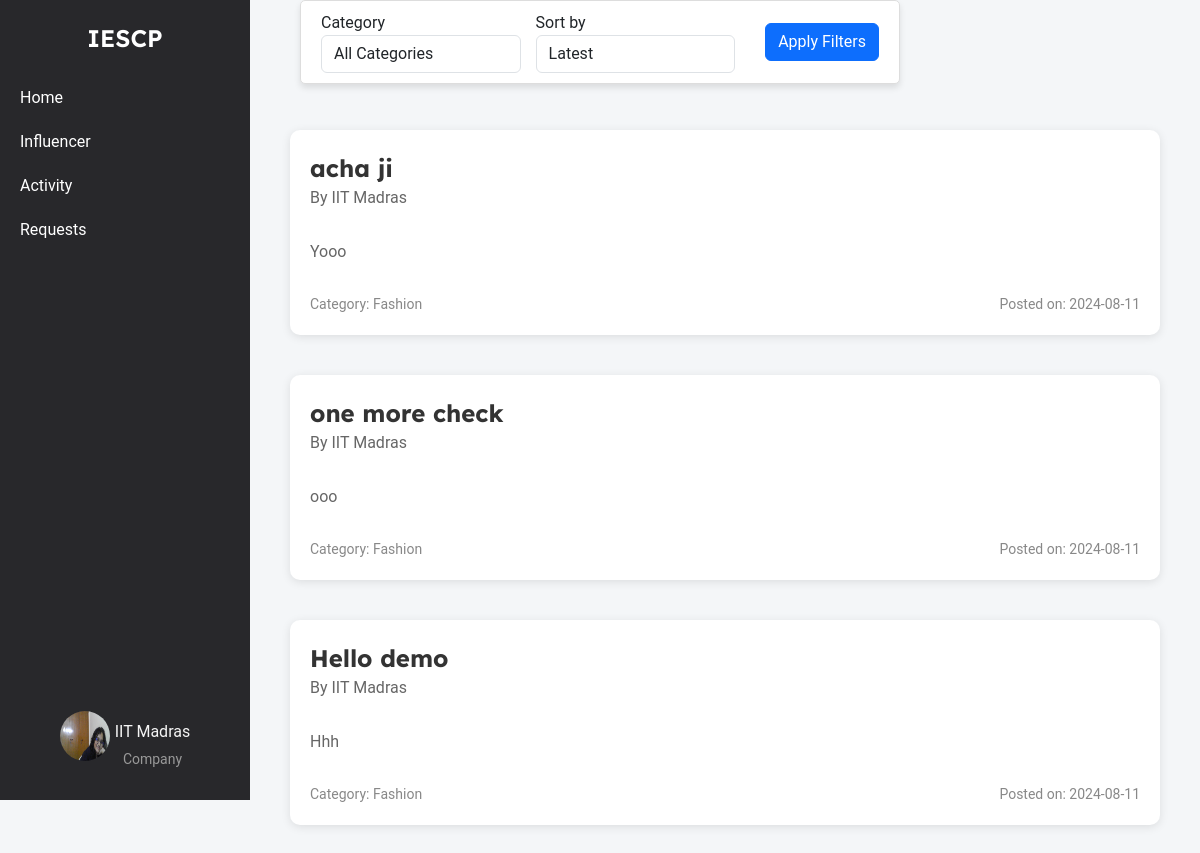
/company/home (signed in), run on an earlier commit of the app's database.
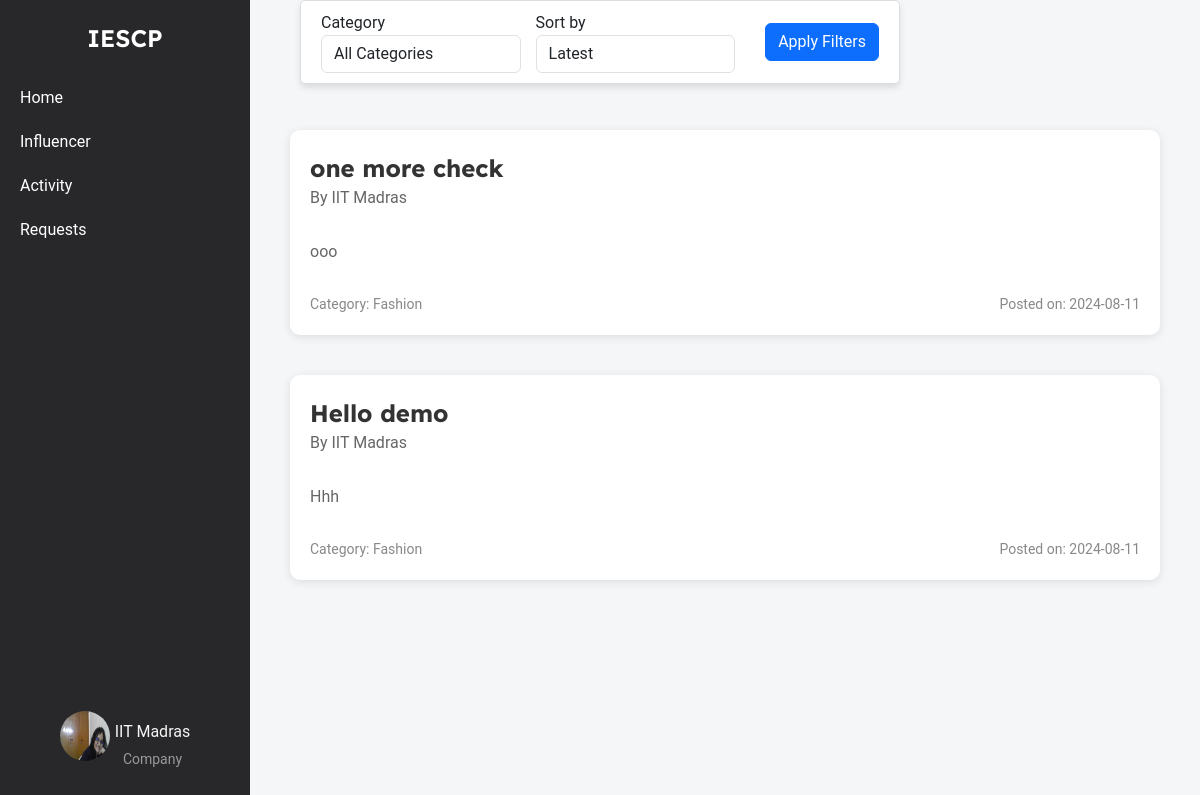
And on a later commit of the database.
### models.py (models this page shows, shortened)
class Campaign(db.Model):
    __tablename__ = 'campaign'
    id = db.Column(db.Integer, primary_key=True)
    title = db.Column(db.String(200), nullable=False)
    description = db.Column(db.Text, nullable=False)
    budget = db.Column(db.Float, nullable=False)
    start_date = db.Column(db.Date, nullable=False)
    end_date = db.Column(db.Date, nullable=False)
    company_id = db.Column(db.Integer, db.ForeignKey('company.id'), nullable=False)
    admin_id = db.Column(db.Integer, db.ForeignKey('admin.id'), nullable=False, default=1)
    status = db.Column(db.String(50), nullable=False, default='pending')
    category = db.Column(db.String(255), nullable=False)
    created_at = db.Column(db.DateTime, nullable=False, default=datetime.utcnow)
    visibility = db.Column(db.String(50), nullable=False, default='public')
    influencers = db.relationship('Influencer', secondary=influencer_campaign_association, back_populates='campaigns')
    is_flag = db.Column(db.Boolean, nullable=False, default=False)

class Company(db.Model):
    __tablename__ = 'company'
    id = db.Column(db.Integer, primary_key=True)
    company_name = db.Column(db.String(100), nullable=False)
    username = db.Column(db.String(50), unique=True, nullable=False)
    email = db.Column(db.String(120), unique=True, nullable=False)
    password_hash = db.Column(db.String(128), nullable=False)
    phone_number = db.Column(db.String(20), nullable=False)
    address = db.Column(db.String(200), nullable=False)
    industry = db.Column(db.String(100), nullable=False)
    other_industry = db.Column(db.String(100), nullable=True)
    website = db.Column(db.String(200), nullable=False)
    description = db.Column(db.Text, nullable=False)
    social_media_link = db.Column(db.String(200), nullable=False)
    logo = db.Column(db.String(200), nullable=False)
    campaigns = db.relationship('Campaign', backref='company', lazy=True)

### company_routes.py (the view)
@app.route('/company/home', methods=['GET'])
@company_auth_required
def company_home():
    user = Company.query.get(session['company_id'])
    selected_category = request.args.get('category', '')
    selected_sort = request.args.get('sort', 'latest')
    campaigns_query = Campaign.query.filter_by(visibility='public').filter(Campaign.is_flag == False).filter(Campaign.status != 'done')
    if selected_category:
        campaigns_query = campaigns_query.filter_by(category=selected_category)
    if selected_sort == 'oldest':
        campaigns = campaigns_query.order_by(Campaign.created_at.asc()).all()
    else:
        campaigns = campaigns_query.order_by(Campaign.created_at.desc()).all()
    categories = [
        "Fashion",
        "Beauty",
        "Fitness and health",
        "Travel",
        "Food and beverage",
        "Lifestyle",
        "Finance",
        "Automotive",
        "Entertainment",
        "Education",
        "Business",
        "Art and design",
        "Sports",
        "Sustainability and environmental",
        "Politics and social issues"
    ]
    return render_template('company_home.html', campaigns=campaigns, categories=categories, selected_category=selected_category, selected_sort=selected_sort, user=user)

### company_routes.py (called while the page is built)
def company_auth_required(func):
    @wraps(func)
    def func3(*args, **kwargs):
        if 'company_id' in session:
            return func(*args, **kwargs)
        else:
            flash("Please login first")
            return redirect(url_for('company_login'))
    return func3

### templates/company_home.html (shortened to what this page needs)
{% extends 'layout.html' %}
{% block content %}
    <div class="container-box">
        <div class="sidebar">
            <div class="logo">IESCP</div>
            <ul>
                <li><a href="{{url_for('company_home')}}">Home</a></li>
                <li><a href="{{url_for('influencer_search')}}">Influencer</a></li>
                <li><a href="{{url_for('company_activity')}}">Activity</a></li>
                <li><a href="{{url_for('company_requests')}}">Requests</a></li>
            </ul>
            <div class="profile">
                <a href="{{url_for('company_dashboard')}}">
                    <img src="{{ url_for('static', filename='profile_upload/company/' + user.username + '/' + user.logo) }}" alt="Profile Picture">
                    <div class="profile-name-category">
                        <span class="company_name">{{ user.company_name }}</span>
                        <span class="category">Company</span>
                    </div>
                </a>
            </div>
        </div>
        <div class="content">
            <div class="filter-container">
                <form method="GET" action="" class="form-inline">
                    <div class="form-group">
                        <label for="category" class="mr-2">Category</label>
                        <select name="category" id="category" class="form-control">
                            <option value="">All Categories</option>
                        </select>
                    </div>
                    <div class="form-group">
                        <label for="sort" class="mr-2">Sort by</label>
                        <select name="sort" id="sort" class="form-control">
                            <option value="latest" {% if selected_sort == 'latest' %}selected{% endif %}>Latest</option>
                        </select>
                    </div>
                    <button type="submit" class="btn btn-primary">Apply Filters</button>
                </form>
            </div>
            <div class="campaign-list">
                {% for campaign in campaigns %}
                    <div class="campaign">
                        <div class="campaign-main-details">
                            <div class="campaign-title">
                                <a href="{{ url_for('campaign_view', campaign_id=campaign.id) }}">{{ campaign.title }}</a>
                                <p>By {{ campaign.company.company_name }}</p>
                            </div>
                        </div>
                        <div class="campaign-details">
                            <p>{{ campaign.description }}</p>
                        </div>
                        <div class="campaign-meta">
                            <span>Category: {{ campaign.category }}</span>
                            <span>Posted on: {{ campaign.created_at.strftime('%Y-%m-%d') }}</span>
                        </div>
                    </div>
                {% endfor %}
            </div>
        </div>
    </div>
{% endblock %}

What changed in the data, as far as the page shows it:
no longer on this page (row edited): Campaign: title "acha ji", company.company_name "IIT Madras", description "Yooo", category "Fashion", created_at "2024-08-11"
